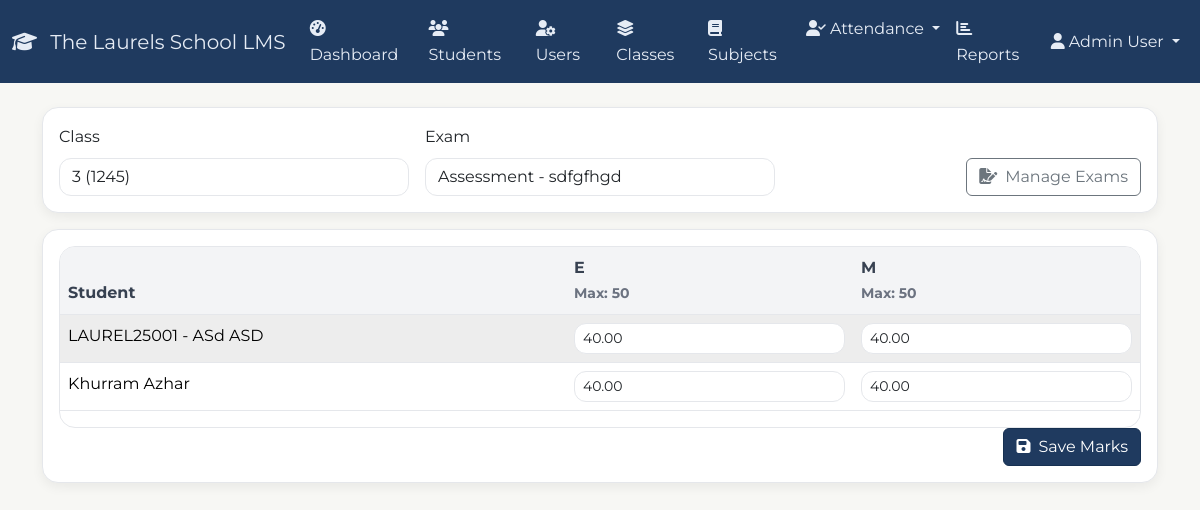
Screenshot of /admin/marks_entry.php?class_id=3&exam_id=3 (signed in) with the database file from the repository.
### tables this page shows
CREATE TABLE `exam_subjects` (
  `id` int(11) NOT NULL,
  `exam_id` int(11) NOT NULL,
  `subject_id` int(11) NOT NULL,
  `max_marks` decimal(6,2) NOT NULL DEFAULT 100.00,
  `created_at` timestamp NOT NULL DEFAULT current_timestamp(),
  `updated_at` timestamp NOT NULL DEFAULT current_timestamp() ON UPDATE current_timestamp()
);

CREATE TABLE `subjects` (
  `id` int(11) NOT NULL,
  `name` varchar(100) NOT NULL,
  `code` varchar(20) DEFAULT NULL,
  `description` text DEFAULT NULL,
  `created_at` timestamp NOT NULL DEFAULT current_timestamp(),
  `updated_at` timestamp NOT NULL DEFAULT current_timestamp() ON UPDATE current_timestamp()
);

CREATE TABLE `students` (
  `id` int(11) NOT NULL,
  `student_code` varchar(20) DEFAULT NULL,
  `first_name` varchar(50) NOT NULL,
  `middle_name` varchar(50) DEFAULT NULL,
  `last_name` varchar(50) NOT NULL,
  `sex` enum('Male','Female') NOT NULL,
  `date_of_birth` date NOT NULL,
  `birth_place` varchar(100) NOT NULL,
  `religion` varchar(50) DEFAULT NULL,
  `address` text NOT NULL,
  `city` varchar(50) NOT NULL,
  `phone` varchar(20) DEFAULT NULL,
  `father_name` varchar(100) NOT NULL,
  `father_occupation` varchar(100) DEFAULT NULL,
  `father_address` text DEFAULT NULL,
  `father_position` varchar(100) DEFAULT NULL,
  `father_work_phone` varchar(20) DEFAULT NULL,
  `father_cell` varchar(20) DEFAULT NULL,
  `mother_name` varchar(100) NOT NULL,
  `mother_occupation` varchar(100) DEFAULT NULL,
  `mother_address` text DEFAULT NULL,
  `mother_position` varchar(100) DEFAULT NULL,
  `mother_work_phone` varchar(20) DEFAULT NULL,
  `mother_cell` varchar(20) DEFAULT NULL,
  `guardian_name` varchar(100) DEFAULT NULL,
  `guardian_relation` varchar(50) DEFAULT NULL,
  `guardian_phone` varchar(20) DEFAULT NULL,
  `guardian_address` text DEFAULT NULL,
  `emergency_contact_name` varchar(100) NOT NULL,
  `emergency_contact_phone` varchar(20) NOT NULL,
  `last_school_attended` varchar(200) DEFAULT NULL,
  `last_school_year` varchar(10) DEFAULT NULL,
  `last_school_grade` varchar(20) DEFAULT NULL,
  `last_school_address` text DEFAULT NULL,
  `has_asthma` tinyint(1) DEFAULT 0,
  `has_allergies` tinyint(1) DEFAULT 0,
  `has_heart_disease` tinyint(1) DEFAULT 0,
  `has_convulsions` tinyint(1) DEFAULT 0,
  `has_diabetes` tinyint(1) DEFAULT 0,
  `has_cancer` tinyint(1) DEFAULT 0,
  `has_tuberculosis` tinyint(1) DEFAULT 0,
  `has_epilepsy` tinyint(1) DEFAULT 0,
  `has_hearing_problems` tinyint(1) DEFAULT 0,
  `has_speech_problems` tinyint(1) DEFAULT 0,
  `has_orthopedic_problems` tinyint(1) DEFAULT 0,
  `has_other_problems` tinyint(1) DEFAULT 0,
  `other_problems_description` text DEFAULT NULL,
  `major_operations_injuries` text DEFAULT NULL,
  `regular_medication` text DEFAULT NULL,
  `family_physician_name` varchar(100) DEFAULT NULL,
  `family_physician_phone` varchar(20) DEFAULT NULL,
  `heard_through_newspapers` tinyint(1) DEFAULT 0,
  `heard_through_advertisements` tinyint(1) DEFAULT 0,
  `heard_through_friends` tinyint(1) DEFAULT 0,
  `heard_through_relatives` tinyint(1) DEFAULT 0,
  `heard_through_other` tinyint(1) DEFAULT 0,
  `heard_through_other_description` text DEFAULT NULL,
  `application_date` date NOT NULL,
  `parent_signature` varchar(255) DEFAULT NULL,
  `passport_photo` varchar(255) DEFAULT NULL,
  `school_leaving_certificate` varchar(255) DEFAULT NULL,
  `recent_exam_results` varchar(255) DEFAULT NULL,
  `father_nic_copy` varchar(255) DEFAULT NULL,
  `mother_nic_copy` varchar(255) DEFAULT NULL,
  `guardian_nic_copy` varchar(255) DEFAULT NULL,
  `birth_certificate` varchar(255) DEFAULT NULL,
  `is_verified` tinyint(1) DEFAULT 0,
  `verified_by` int(11) DEFAULT NULL,
  `verified_at` timestamp NULL DEFAULT NULL,
  `verification_notes` text DEFAULT NULL,
  `status` enum('pending','active','inactive','withdrawn','completed','suspended','expelled','transferred','graduated','on_leave') DEFAULT 'pending',
  `created_at` timestamp NOT NULL DEFAULT current_timestamp(),
  `updated_at` timestamp NOT NULL DEFAULT current_timestamp() ON UPDATE current_timestamp()
);

### admin/marks_entry.php (the view, shortened to what this page needs)
<?php
$pdo = getDBConnection();
$pdo->exec("CREATE TABLE IF NOT EXISTS student_marks (
  id INT PRIMARY KEY AUTO_INCREMENT,
  exam_id INT NOT NULL,
  student_id INT NOT NULL,
  subject_id INT NOT NULL,
  obtained_marks DECIMAL(7,2) NOT NULL DEFAULT 0,
  created_at TIMESTAMP DEFAULT CURRENT_TIMESTAMP,
  updated_at TIMESTAMP DEFAULT CURRENT_TIMESTAMP ON UPDATE CURRENT_TIMESTAMP,
  UNIQUE KEY uq_exam_student_subject (exam_id, student_id, subject_id),
  FOREIGN KEY (exam_id) REFERENCES exams(id) ON DELETE CASCADE,
  FOREIGN KEY (student_id) REFERENCES students(id) ON DELETE CASCADE,
  FOREIGN KEY (subject_id) REFERENCES subjects(id) ON DELETE CASCADE
) ENGINE=InnoDB DEFAULT CHARSET=utf8mb4;");
$classId = isset($_GET['class_id']) ? (int)$_GET['class_id'] : 0;
$examId = isset($_GET['exam_id']) ? (int)$_GET['exam_id'] : 0;
$classes = $pdo->query('SELECT id, name, academic_year FROM classes ORDER BY created_at DESC')->fetchAll();
$exams = [];
if ($classId > 0) {
    $stmt = $pdo->prepare('SELECT id, name, exam_type FROM exams WHERE class_id=? ORDER BY created_at DESC');
    $stmt->execute([$classId]);
    $exams = $stmt->fetchAll();
}
$students = $subjects = $examSubjects = [];
$exam = null;
if ($classId > 0 && $examId > 0) {
    $st = $pdo->prepare('SELECT * FROM exams WHERE id=? AND class_id=?');
    $st->execute([$examId, $classId]);
    $exam = $st->fetch();
    if ($exam) {
        $st = $pdo->prepare('SELECT s.id, s.first_name, s.middle_name, s.last_name, s.student_code FROM enrollments e JOIN students s ON s.id=e.student_id WHERE e.class_id=? AND e.status="active" ORDER BY s.first_name, s.last_name');
        $st->execute([$classId]);
        $students = $st->fetchAll();
        $st = $pdo->prepare('SELECT es.subject_id, es.max_marks, s.name, s.code FROM exam_subjects es JOIN subjects s ON s.id=es.subject_id WHERE es.exam_id=? ORDER BY s.name');
        $st->execute([$examId]);
        $examSubjects = $st->fetchAll();
    }
}
?>
<!DOCTYPE html>
<html lang="en">
<head>
    <link href="https://cdn.jsdelivr.net/npm/bootstrap@5.3.2/dist/css/bootstrap.min.css" rel="stylesheet">
    <link href="https://cdnjs.cloudflare.com/ajax/libs/font-awesome/6.4.0/css/all.min.css" rel="stylesheet">
    <link href="../assets/css/theme.css" rel="stylesheet">
</head>
<body>
<?php $active='classes'; include __DIR__.'/partials/navbar.php'; ?>
<div class="container mt-4">
    <div class="card mb-3"><div class="card-body">
        <form method="GET" class="row g-3">
            <div class="col-md-4">
                <label class="form-label">Class</label>
                <select name="class_id" class="form-select" onchange="this.form.submit()">
                    <?php foreach ($classes as $c): ?>
                        <option value="<?php echo $c['id']; ?>" <?php echo $classId===$c['id']?'selected':''; ?>><?php echo htmlspecialchars($c['name'].' ('.$c['academic_year'].')'); ?></option>
                    <?php endforeach; ?>
                </select>
            </div>
            <div class="col-md-4">
                <label class="form-label">Exam</label>
                <select name="exam_id" class="form-select" onchange="this.form.submit()">
                    <?php foreach ($exams as $e): ?>
                        <option value="<?php echo $e['id']; ?>" <?php echo $examId===$e['id']?'selected':''; ?>><?php echo htmlspecialchars(ucfirst($e['exam_type']).' - '.$e['name']); ?></option>
                    <?php endforeach; ?>
                </select>
            </div>
            <div class="col-md-4 align-self-end text-end">
                <a href="exams.php?class_id=<?php echo $classId; ?>" class="btn btn-outline-secondary"><i class="fas fa-file-signature me-2"></i>Manage Exams</a>
            </div>
        </form>
    </div></div>
    <?php if ($classId>0 && $examId>0 && $exam): ?>
    <div class="card"><div class="card-body">
        <?php if (!$examSubjects): ?>
            <div class="alert alert-warning mb-0">No subjects attached to this exam. Add subjects and max marks first.</div>
        <?php elseif (!$students): ?>
            <div class="alert alert-warning mb-0">No active students enrolled in this class.</div>
        <?php else: ?>
            <form method="POST">
                <div class="table-responsive">
                    <table class="table table-striped">
                        <thead>
                            <tr>
                                <th>Student</th>
                                <?php foreach ($examSubjects as $subj): ?>
                                    <th><?php echo htmlspecialchars($subj['name']); ?><br><small class="text-muted">Max: <?php echo (float)$subj['max_marks']; ?></small></th>
                                <?php endforeach; ?>
                            </tr>
                        </thead>
                        <tbody>
                            <?php
                            $markMap = [];
                            $st = $pdo->prepare('SELECT student_id, subject_id, obtained_marks FROM student_marks WHERE exam_id=?');
                            $st->execute([$examId]);
                            while ($r = $st->fetch()) { $markMap[$r['student_id']][$r['subject_id']] = $r['obtained_marks']; }
                            foreach ($students as $stu): $full = trim(($stu['student_code']? $stu['student_code'].' - ' : '').$stu['first_name'].' '.($stu['middle_name']??'').' '.$stu['last_name']); ?>
                                <tr>
                                    <td><?php echo htmlspecialchars($full); ?></td>
                                    <?php foreach ($examSubjects as $subj): $sid=(int)$subj['subject_id']; $val = $markMap[$stu['id']][$sid] ?? ''; ?>
                                        <td style="min-width:120px;">
                                            <input type="number" step="0.01" min="0" max="<?php echo (float)$subj['max_marks']; ?>" name="marks[<?php echo $stu['id']; ?>][<?php echo $sid; ?>]" class="form-control form-control-sm" value="<?php echo htmlspecialchars($val); ?>">
                                        </td>
                                    <?php endforeach; ?>
                                </tr>
                            <?php endforeach; ?>
                        </tbody>
                    </table>
                </div>
                <div class="d-flex justify-content-end">
                    <button class="btn btn-primary"><i class="fas fa-save me-2"></i>Save Marks</button>
                </div>
            </form>
        <?php endif; ?>
    </div></div>
    <?php endif; ?>
</div>
</body>
</html>

### assets/css/theme.css (style rules this page uses)
:root { --color-navy: #1f3a5f; --color-navy-700: #163051; --color-green: #2a6f4e; --color-green-700: #225b40; --color-bg: #f7f7f4; --color-surface: #ffffff; --color-muted: #6b7280; --color-border: #e5e7eb; --radius-md: 12px; --radius-lg: 16px; --shadow-sm: 0 4px 12px rgba(0,0,0,0.06); --shadow-md: 0 8px 24px rgba(0,0,0,0.08); }
html, body { background: var(--color-bg); color: #1f2937; font-family: 'Montserrat', system-ui, -apple-system, Segoe UI, Roboto, Helvetica, Arial, 'Apple Color Emoji', 'Segoe UI Emoji', 'Segoe UI Symbol'; line-height: 1.6; }
.btn-primary { background: var(--color-navy); border-color: var(--color-navy-700); }
.card { border: 1px solid var(--color-border); border-radius: var(--radius-lg); box-shadow: var(--shadow-sm); background: var(--color-surface); }
.table { border-color: var(--color-border); }
.table thead th { background: #f3f4f6; color: #374151; border-bottom: 1px solid var(--color-border); }
.table-striped > tbody > tr:nth-of-type(odd) > * { background-color: #fafafa; }
.form-control, .form-select, textarea { border-radius: var(--radius-md); border-color: var(--color-border); background: #fff; }
.table-responsive { border-radius: var(--radius-lg); border: 1px solid var(--color-border); overflow: hidden; background: #fff; }
.text-muted { color: var(--color-muted) !important; }
a { color: var(--color-navy); }

### rows the page displays
exam_subjects: subject.name "E", max_marks "50"
exam_subjects: subject.name "M", max_marks "50"
students: full "LAUREL25001 - ASd ASD", id.subject_id "40.00"
students: full "Khurram Azhar", id.subject_id "40.00"

### other values shown
$_SESSION['user_name'] "Admin User"
form field class_id "3 (1245)"
form field exam_id "Assessment - sdfgfhgd"
